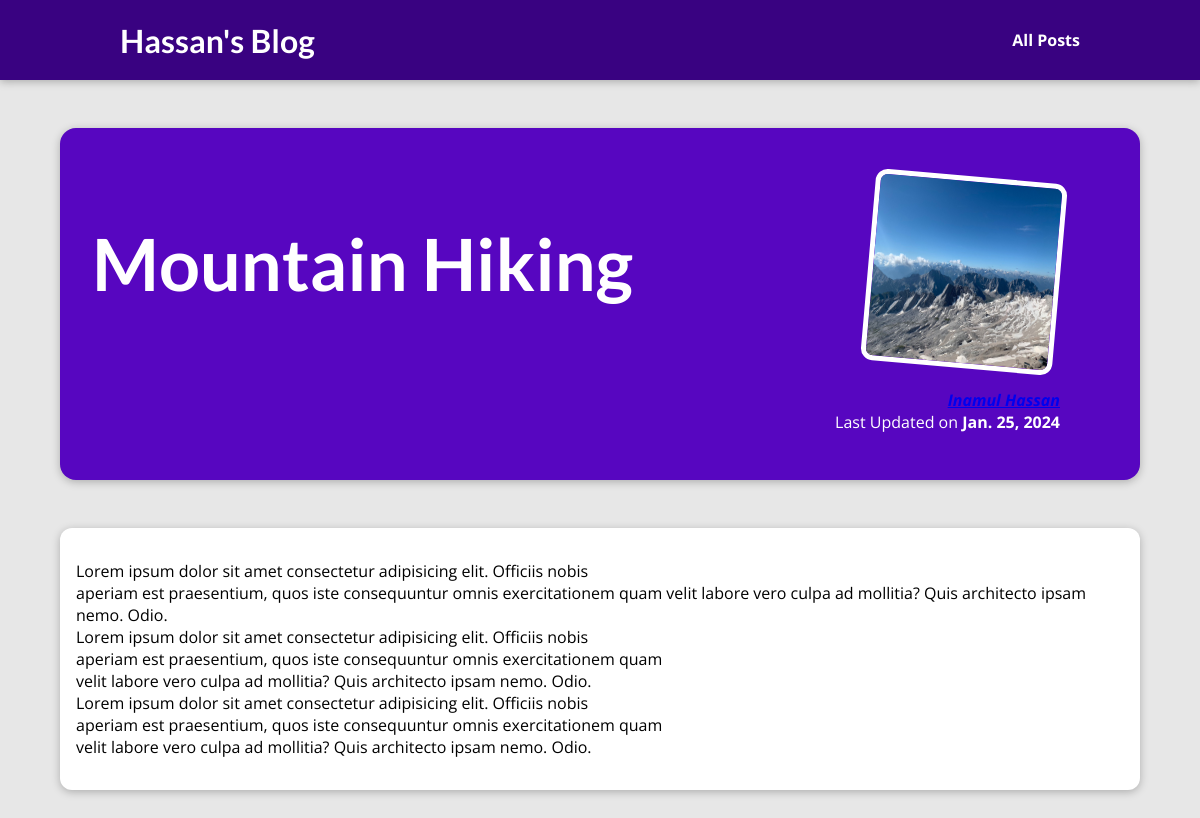
The page /posts/hike-in-the-mountains on the database its author committed.
### blog/models.py (models this page shows, shortened)
class Posts(models.Model):
    title = models.CharField(max_length=100)
    slug = models.SlugField(default="", null=False, db_index=True, unique=True)
    excert = models.CharField(max_length=200)
    content = models.TextField(validators=[MinLengthValidator(10)])
    date = models.DateField(auto_now_add=True)
    image_name = models.CharField(max_length=100)
    author = models.ForeignKey(Author, on_delete=models.SET_NULL, null=True)
    tags = models.ManyToManyField(Tag)
    class Meta:
        verbose_name_plural = "Posts"

class Author(models.Model):
    first_name = models.CharField(max_length=100)
    last_name = models.CharField(max_length=100)
    email = models.EmailField(null=False)
    def __str__(self) -> str:
        return f"{self.first_name} {self.last_name}"

### blog/views.py (the view)
# urls.py: path("posts/<slug:slug>", views.single_post, name="single-post")
def single_post(request, slug):
    identified_post = get_object_or_404(Posts, slug=slug)
    return render(request=request, template_name="blog/post-detail.html", context={"post": identified_post, "post_tags": identified_post.tags.all()})

### blog/templates/blog/post-detail.html (shortened to what this page needs)
{% extends "base.html" %}
{% load static %}
{% block style_block %}
  <link rel="stylesheet" href="{% static "blog/post-detail.css" %}" />
{% endblock %}
{% block body_content_block %}
<section id='summary'>
<h2> {{post.title}} </h2>
<article>
  <img src="{% static "blog/images/"|add:post.image_name %}" alt="{{post.title}}" />
  <address><a href="mailto:{{post.author.email}}"> {{post.author}}</a> </address>
  <div>
    Last Updated on <time>{{post.date}}</time>
  </div>
</article>
</section>
<main>
{{post.content|linebreaks}}
</main>
{% endblock %}

### static/app.css (style rules this page uses)
* { box-sizing: border-box; }
html { font-family: 'Open Sans', 'Lato', sans-serif; }
body { margin: 0; }
h1, h2, h3 { font-family: 'Lato', sans-serif; font-weight: bold; }

### blog/static/blog/post-detail.css (style rules this page uses)
body { background-color: #e7e7e7; }
#summary { margin: 8rem auto 3rem auto; padding: 2rem; width: 90%; max-width: 90rem; border-radius: 16px; background-color: #5706c0; position: relative; box-shadow: 0 2px 8px rgba(0, 0, 0, 0.25); height: 22rem; }
#summary h2 { color: white; font-size: 4.5rem; }
#summary article { position: absolute; top: 2rem; right: 3rem; padding: 1rem 2rem; border-radius: 12px; text-align: right; color: white; }
#summary article img { width: 12rem; height: 12rem; border-radius: 12px; transform: rotateZ(5deg); border: 5px solid white; margin-bottom: 1rem; }
#summary address { font-weight: bold; }
#summary time { font-weight: bold; }
main { width: 90%; max-width: 90rem; margin: 3rem auto; background-color: white; padding: 1rem; border-radius: 12px; box-shadow: 0 2px 8px rgba(0, 0, 0, 0.25); }

### rows shown on the page
Posts: title "Mountain Hiking", image_name (picture), author "Inamul Hassan", date "Jan. 25, 2024", content "Lorem ipsum dolor sit amet consectetur adipisicing elit. Officiis nobis aperiam est praesentium, quos iste consequuntur omnis exercitationem quam velit labore vero culpa ad mollitia? Quis architecto ipsam nemo. Odio. Lorem ipsum dolor sit amet consectetur adipisicing elit. Officiis nobis aperiam est praesentium, quos iste consequuntur omnis exercitationem quam velit labore vero culpa ad mollitia? Quis architecto ipsam nemo. Odio. Lorem ipsum dolor sit amet consectetur adipisicing elit. Officiis nobis aperiam est praesentium, quos iste consequuntur omnis exercitationem quam velit labore vero culpa ad mollitia? Quis architecto ipsam nemo. Odio."
